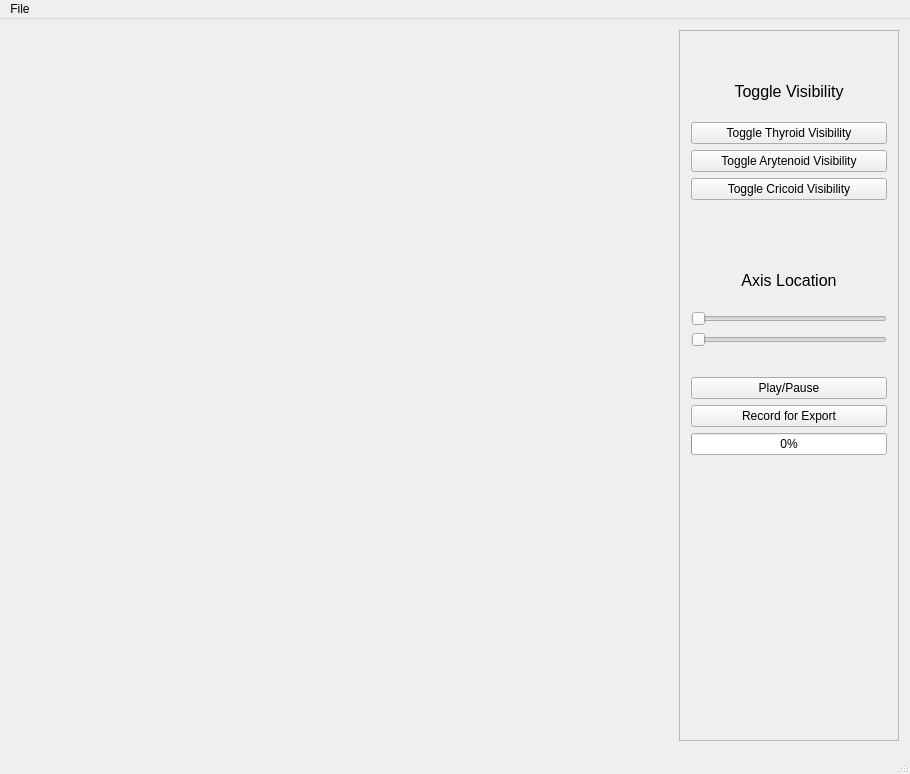
<?xml version="1.0" encoding="UTF-8"?>
<ui version="4.0">
 <class>MainWindowForm</class>
 <widget class="QMainWindow" name="MainWindowForm">
  <property name="geometry">
   <rect>
    <x>0</x>
    <y>0</y>
    <width>910</width>
    <height>774</height>
   </rect>
  </property>
  <property name="minimumSize">
   <size>
    <width>900</width>
    <height>500</height>
   </size>
  </property>
  <property name="windowTitle">
   <string>Open Larynx</string>
  </property>
  <widget class="QWidget" name="centralWidget">
   <property name="enabled">
    <bool>true</bool>
   </property>
   <property name="minimumSize">
    <size>
     <width>600</width>
     <height>500</height>
    </size>
   </property>
   <property name="autoFillBackground">
    <bool>false</bool>
   </property>
   <layout class="QHBoxLayout" name="horizontalLayout" stretch="3,1">
    <item>
     <widget class="OSGWidget" name="mOSGWidget" native="true">
      <property name="enabled">
       <bool>true</bool>
      </property>
     </widget>
    </item>
    <item>
     <widget class="QFrame" name="Settings">
      <property name="enabled">
       <bool>true</bool>
      </property>
      <property name="frameShape">
       <enum>QFrame::StyledPanel</enum>
      </property>
      <property name="frameShadow">
       <enum>QFrame::Raised</enum>
      </property>
      <layout class="QVBoxLayout" name="verticalLayout_2" stretch="1,1,1,1,1,2,1,1,1,1,1,0,0,8,0,0">
       <item>
        <spacer name="verticalSpacer_6">
         <property name="orientation">
          <enum>Qt::Vertical</enum>
         </property>
         <property name="sizeHint" stdset="0">
          <size>
           <width>20</width>
           <height>40</height>
          </size>
         </property>
        </spacer>
       </item>
       <item>
        <widget class="QLabel" name="label">
         <property name="sizePolicy">
          <sizepolicy hsizetype="Preferred" vsizetype="Minimum">
           <horstretch>0</horstretch>
           <verstretch>0</verstretch>
          </sizepolicy>
         </property>
         <property name="minimumSize">
          <size>
           <width>0</width>
           <height>50</height>
          </size>
         </property>
         <property name="font">
          <font>
           <pointsize>12</pointsize>
          </font>
         </property>
         <property name="text">
          <string>Toggle Visibility</string>
         </property>
         <property name="alignment">
          <set>Qt::AlignCenter</set>
         </property>
         <property name="indent">
          <number>-1</number>
         </property>
         <property name="textInteractionFlags">
          <set>Qt::NoTextInteraction</set>
         </property>
        </widget>
       </item>
       <item>
        <widget class="QPushButton" name="toggleThyroid">
         <property name="enabled">
          <bool>true</bool>
         </property>
         <property name="text">
          <string>Toggle Thyroid Visibility</string>
         </property>
        </widget>
       </item>
       <item>
        <widget class="QPushButton" name="toggleArytenoid">
         <property name="enabled">
          <bool>true</bool>
         </property>
         <property name="text">
          <string>Toggle Arytenoid Visibility</string>
         </property>
        </widget>
       </item>
       <item>
        <widget class="QPushButton" name="toggleCricoid">
         <property name="enabled">
          <bool>true</bool>
         </property>
         <property name="text">
          <string>Toggle Cricoid Visibility</string>
         </property>
         <property name="default">
          <bool>false</bool>
         </property>
        </widget>
       </item>
       <item>
        <spacer name="verticalSpacer_2">
         <property name="orientation">
          <enum>Qt::Vertical</enum>
         </property>
         <property name="sizeHint" stdset="0">
          <size>
           <width>20</width>
           <height>40</height>
          </size>
         </property>
        </spacer>
       </item>
       <item>
        <widget class="QLabel" name="label_2">
         <property name="sizePolicy">
          <sizepolicy hsizetype="Preferred" vsizetype="Minimum">
           <horstretch>0</horstretch>
           <verstretch>0</verstretch>
          </sizepolicy>
         </property>
         <property name="minimumSize">
          <size>
           <width>0</width>
           <height>50</height>
          </size>
         </property>
         <property name="font">
          <font>
           <pointsize>12</pointsize>
          </font>
         </property>
         <property name="text">
          <string>Axis Location</string>
         </property>
         <property name="alignment">
          <set>Qt::AlignCenter</set>
         </property>
        </widget>
       </item>
       <item>
        <widget class="QSlider" name="X_direction_slider">
         <property name="minimum">
          <number>1</number>
         </property>
         <property name="singleStep">
          <number>1</number>
         </property>
         <property name="value">
          <number>1</number>
         </property>
         <property name="orientation">
          <enum>Qt::Horizontal</enum>
         </property>
        </widget>
       </item>
       <item>
        <widget class="QSlider" name="Z_direction_slider">
         <property name="orientation">
          <enum>Qt::Horizontal</enum>
         </property>
        </widget>
       </item>
       <item>
        <spacer name="verticalSpacer_5">
         <property name="orientation">
          <enum>Qt::Vertical</enum>
         </property>
         <property name="sizeHint" stdset="0">
          <size>
           <width>20</width>
           <height>40</height>
          </size>
         </property>
        </spacer>
       </item>
       <item>
        <layout class="QHBoxLayout" name="horizontalLayout_2">
         <property name="spacing">
          <number>4</number>
         </property>
         <item>
          <widget class="QPushButton" name="Animate">
           <property name="text">
            <string>Play/Pause</string>
           </property>
          </widget>
         </item>
        </layout>
       </item>
       <item>
        <widget class="QPushButton" name="Record">
         <property name="text">
          <string>Record for Export</string>
         </property>
        </widget>
       </item>
       <item>
        <widget class="QProgressBar" name="saveProgressBar">
         <property name="value">
          <number>0</number>
         </property>
        </widget>
       </item>
       <item>
        <spacer name="verticalSpacer_3">
         <property name="orientation">
          <enum>Qt::Vertical</enum>
         </property>
         <property name="sizeHint" stdset="0">
          <size>
           <width>20</width>
           <height>40</height>
          </size>
         </property>
        </spacer>
       </item>
       <item>
        <spacer name="verticalSpacer_4">
         <property name="orientation">
          <enum>Qt::Vertical</enum>
         </property>
         <property name="sizeHint" stdset="0">
          <size>
           <width>20</width>
           <height>40</height>
          </size>
         </property>
        </spacer>
       </item>
       <item>
        <spacer name="verticalSpacer">
         <property name="orientation">
          <enum>Qt::Vertical</enum>
         </property>
         <property name="sizeHint" stdset="0">
          <size>
           <width>20</width>
           <height>40</height>
          </size>
         </property>
        </spacer>
       </item>
      </layout>
     </widget>
    </item>
   </layout>
  </widget>
  <widget class="QMenuBar" name="menuBar">
   <property name="geometry">
    <rect>
     <x>0</x>
     <y>0</y>
     <width>910</width>
     <height>21</height>
    </rect>
   </property>
   <widget class="QMenu" name="menuFile">
    <property name="title">
     <string>File</string>
    </property>
    <addaction name="actionExit"/>
    <addaction name="actionSaveOptions"/>
    <addaction name="actionLoadOptions"/>
   </widget>
   <addaction name="menuFile"/>
  </widget>
  <widget class="QStatusBar" name="statusBar"/>
  <action name="actionOpen">
   <property name="text">
    <string>Open</string>
   </property>
  </action>
  <action name="actionAbout">
   <property name="text">
    <string>About</string>
   </property>
  </action>
  <action name="actionSave">
   <property name="text">
    <string>Save</string>
   </property>
  </action>
  <action name="actionSave_As">
   <property name="text">
    <string>Save As</string>
   </property>
  </action>
  <action name="actionExit">
   <property name="text">
    <string>Exit</string>
   </property>
  </action>
  <action name="actionOptions">
   <property name="text">
    <string>Options</string>
   </property>
  </action>
  <action name="actionSaveOptions">
   <property name="text">
    <string>Save</string>
   </property>
  </action>
  <action name="actionLoadOptions">
   <property name="text">
    <string>Load</string>
   </property>
  </action>
 </widget>
 <layoutdefault spacing="6" margin="11"/>
 <customwidgets>
  <customwidget>
   <class>OSGWidget</class>
   <extends>QWidget</extends>
   <header>osgwidget.h</header>
   <container>1</container>
  </customwidget>
 </customwidgets>
 <resources/>
 <connections/>
</ui>
